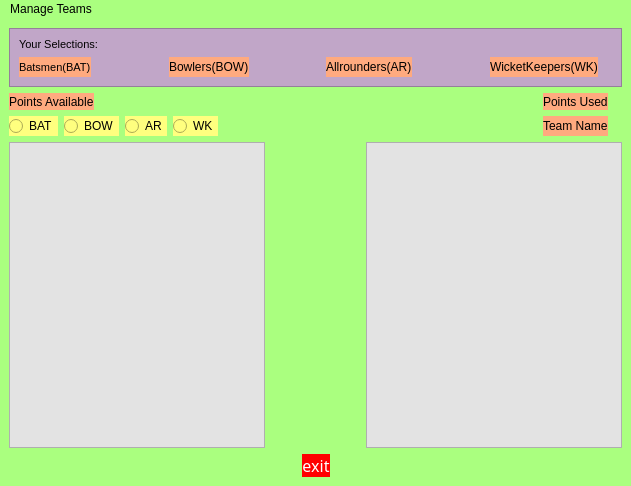
<?xml version="1.0" encoding="UTF-8"?>
<ui version="4.0">
 <class>GameplayWindow</class>
 <widget class="QMainWindow" name="GameplayWindow">
  <property name="windowModality">
   <enum>Qt::NonModal</enum>
  </property>
  <property name="geometry">
   <rect>
    <x>0</x>
    <y>0</y>
    <width>631</width>
    <height>486</height>
   </rect>
  </property>
  <property name="font">
   <font>
    <pointsize>10</pointsize>
    <weight>75</weight>
    <bold>true</bold>
   </font>
  </property>
  <property name="windowTitle">
   <string>GAMEPLAY</string>
  </property>
  <property name="windowIcon">
   <iconset>
    <normaloff>../virat-kohli.webp</normaloff>../virat-kohli.webp</iconset>
  </property>
  <property name="autoFillBackground">
   <bool>false</bool>
  </property>
  <property name="styleSheet">
   <string notr="true">BACKGROUND-COLOR:rgb(170, 255, 127);
</string>
  </property>
  <property name="unifiedTitleAndToolBarOnMac">
   <bool>false</bool>
  </property>
  <widget class="QWidget" name="centralwidget">
   <layout class="QVBoxLayout" name="verticalLayout_2">
    <item>
     <widget class="QFrame" name="selectionframe">
      <property name="font">
       <font>
        <pointsize>10</pointsize>
        <weight>75</weight>
        <bold>true</bold>
       </font>
      </property>
      <property name="styleSheet">
       <string notr="true">BACKGROUND-COLOR:rgb(193, 166, 200);
</string>
      </property>
      <property name="frameShape">
       <enum>QFrame::StyledPanel</enum>
      </property>
      <property name="frameShadow">
       <enum>QFrame::Raised</enum>
      </property>
      <layout class="QVBoxLayout" name="verticalLayout">
       <item>
        <widget class="QLabel" name="Yourselection_label">
         <property name="font">
          <font>
           <family>MS Shell Dlg 2</family>
           <pointsize>8</pointsize>
           <weight>9</weight>
           <italic>false</italic>
           <bold>false</bold>
          </font>
         </property>
         <property name="styleSheet">
          <string notr="true">font: 75 8pt &quot;MS Shell Dlg 2&quot;;</string>
         </property>
         <property name="text">
          <string>Your Selections:</string>
         </property>
        </widget>
       </item>
       <item>
        <layout class="QHBoxLayout" name="horizontalLayout">
         <item>
          <widget class="QLabel" name="bat_label">
           <property name="font">
            <font>
             <family>MS Shell Dlg 2</family>
             <pointsize>8</pointsize>
             <weight>9</weight>
             <italic>false</italic>
             <bold>false</bold>
            </font>
           </property>
           <property name="styleSheet">
            <string notr="true">font: 75 8pt &quot;MS Shell Dlg 2&quot;;
BACKGROUND-COLOR:rgb(255, 170, 127);</string>
           </property>
           <property name="text">
            <string>Batsmen(BAT)</string>
           </property>
          </widget>
         </item>
         <item>
          <widget class="QLabel" name="batsmanlabel">
           <property name="font">
            <font>
             <pointsize>10</pointsize>
             <weight>75</weight>
             <bold>true</bold>
            </font>
           </property>
           <property name="text">
            <string/>
           </property>
          </widget>
         </item>
         <item>
          <spacer name="horizontalSpacer_8">
           <property name="orientation">
            <enum>Qt::Horizontal</enum>
           </property>
           <property name="sizeHint" stdset="0">
            <size>
             <width>17</width>
             <height>20</height>
            </size>
           </property>
          </spacer>
         </item>
         <item>
          <widget class="QLabel" name="bow_label">
           <property name="styleSheet">
            <string notr="true">BACKGROUND-COLOR:rgb(255, 170, 127);</string>
           </property>
           <property name="text">
            <string>Bowlers(BOW)</string>
           </property>
          </widget>
         </item>
         <item>
          <widget class="QLabel" name="bowlerlabel">
           <property name="font">
            <font>
             <pointsize>10</pointsize>
             <weight>75</weight>
             <bold>true</bold>
            </font>
           </property>
           <property name="text">
            <string/>
           </property>
          </widget>
         </item>
         <item>
          <spacer name="horizontalSpacer_3">
           <property name="orientation">
            <enum>Qt::Horizontal</enum>
           </property>
           <property name="sizeHint" stdset="0">
            <size>
             <width>17</width>
             <height>20</height>
            </size>
           </property>
          </spacer>
         </item>
         <item>
          <widget class="QLabel" name="ar_label">
           <property name="styleSheet">
            <string notr="true">BACKGROUND-COLOR:rgb(255, 170, 127);</string>
           </property>
           <property name="text">
            <string>Allrounders(AR)</string>
           </property>
          </widget>
         </item>
         <item>
          <widget class="QLabel" name="allrounderlabel">
           <property name="font">
            <font>
             <pointsize>10</pointsize>
             <weight>75</weight>
             <bold>true</bold>
            </font>
           </property>
           <property name="text">
            <string/>
           </property>
          </widget>
         </item>
         <item>
          <spacer name="horizontalSpacer_2">
           <property name="orientation">
            <enum>Qt::Horizontal</enum>
           </property>
           <property name="sizeHint" stdset="0">
            <size>
             <width>17</width>
             <height>20</height>
            </size>
           </property>
          </spacer>
         </item>
         <item>
          <widget class="QLabel" name="wk_label">
           <property name="styleSheet">
            <string notr="true">BACKGROUND-COLOR:rgb(255, 170, 127);</string>
           </property>
           <property name="text">
            <string>WicketKeepers(WK)</string>
           </property>
          </widget>
         </item>
         <item>
          <widget class="QLabel" name="wicketkeeperlabel">
           <property name="font">
            <font>
             <pointsize>10</pointsize>
             <weight>75</weight>
             <bold>true</bold>
            </font>
           </property>
           <property name="text">
            <string/>
           </property>
          </widget>
         </item>
        </layout>
       </item>
      </layout>
     </widget>
    </item>
    <item>
     <layout class="QHBoxLayout" name="horizontalLayout_2">
      <item>
       <widget class="QLabel" name="pointsavail_label">
        <property name="styleSheet">
         <string notr="true">BACKGROUND-COLOR:rgb(255, 170, 127);</string>
        </property>
        <property name="text">
         <string>Points Available</string>
        </property>
       </widget>
      </item>
      <item>
       <widget class="QLabel" name="palabel">
        <property name="font">
         <font>
          <pointsize>10</pointsize>
          <weight>75</weight>
          <bold>true</bold>
         </font>
        </property>
        <property name="text">
         <string/>
        </property>
       </widget>
      </item>
      <item>
       <spacer name="horizontalSpacer">
        <property name="orientation">
         <enum>Qt::Horizontal</enum>
        </property>
        <property name="sizeHint" stdset="0">
         <size>
          <width>188</width>
          <height>17</height>
         </size>
        </property>
       </spacer>
      </item>
      <item>
       <widget class="QLabel" name="pointsused_label">
        <property name="styleSheet">
         <string notr="true">BACKGROUND-COLOR:rgb(255, 170, 127);
</string>
        </property>
        <property name="text">
         <string>Points Used</string>
        </property>
       </widget>
      </item>
      <item>
       <widget class="QLabel" name="pulabel">
        <property name="font">
         <font>
          <pointsize>10</pointsize>
          <weight>75</weight>
          <bold>true</bold>
         </font>
        </property>
        <property name="text">
         <string/>
        </property>
       </widget>
      </item>
     </layout>
    </item>
    <item>
     <layout class="QHBoxLayout" name="horizontalLayout_3">
      <item>
       <widget class="QRadioButton" name="bat_radioButton">
        <property name="styleSheet">
         <string notr="true">background-color:rgb(255, 255, 127);</string>
        </property>
        <property name="text">
         <string>BAT</string>
        </property>
       </widget>
      </item>
      <item>
       <widget class="QRadioButton" name="bow_radioButton">
        <property name="styleSheet">
         <string notr="true">background-color:rgb(255, 255, 127);
</string>
        </property>
        <property name="text">
         <string>BOW</string>
        </property>
       </widget>
      </item>
      <item>
       <widget class="QRadioButton" name="ar_radioButton">
        <property name="styleSheet">
         <string notr="true">background-color:rgb(255, 255, 127);</string>
        </property>
        <property name="text">
         <string>AR</string>
        </property>
       </widget>
      </item>
      <item>
       <widget class="QRadioButton" name="wk_radioButton">
        <property name="styleSheet">
         <string notr="true">background-color:rgb(255, 255, 127);</string>
        </property>
        <property name="text">
         <string>WK</string>
        </property>
       </widget>
      </item>
      <item>
       <spacer name="horizontalSpacer_4">
        <property name="orientation">
         <enum>Qt::Horizontal</enum>
        </property>
        <property name="sizeHint" stdset="0">
         <size>
          <width>158</width>
          <height>20</height>
         </size>
        </property>
       </spacer>
      </item>
      <item>
       <widget class="QLabel" name="teamname_label">
        <property name="styleSheet">
         <string notr="true">BACKGROUND-COLOR:rgb(255, 170, 127);</string>
        </property>
        <property name="text">
         <string>Team Name</string>
        </property>
       </widget>
      </item>
      <item>
       <widget class="QLabel" name="tnlabel">
        <property name="font">
         <font>
          <pointsize>10</pointsize>
          <weight>75</weight>
          <bold>true</bold>
         </font>
        </property>
        <property name="text">
         <string/>
        </property>
       </widget>
      </item>
     </layout>
    </item>
    <item>
     <layout class="QGridLayout" name="gridLayout">
      <item row="0" column="1">
       <spacer name="horizontalSpacer_5">
        <property name="orientation">
         <enum>Qt::Horizontal</enum>
        </property>
        <property name="sizeHint" stdset="0">
         <size>
          <width>48</width>
          <height>68</height>
         </size>
        </property>
       </spacer>
      </item>
      <item row="0" column="2">
       <widget class="QListView" name="used_listView">
        <property name="styleSheet">
         <string notr="true">BACKGROUND-COLOR:rgb(227, 227, 227)
;</string>
        </property>
       </widget>
      </item>
      <item row="0" column="0">
       <widget class="QListView" name="availabe_listView">
        <property name="styleSheet">
         <string notr="true">BACKGROUND-COLOR:rgb(227, 227, 227);</string>
        </property>
       </widget>
      </item>
     </layout>
    </item>
    <item>
     <layout class="QHBoxLayout" name="horizontalLayout_9">
      <item>
       <spacer name="horizontalSpacer_6">
        <property name="orientation">
         <enum>Qt::Horizontal</enum>
        </property>
        <property name="sizeHint" stdset="0">
         <size>
          <width>228</width>
          <height>20</height>
         </size>
        </property>
       </spacer>
      </item>
      <item>
       <widget class="QPushButton" name="exit_Button">
        <property name="font">
         <font>
          <family>Tw Cen MT Condensed Extra Bold</family>
          <pointsize>12</pointsize>
          <weight>50</weight>
          <italic>false</italic>
          <bold>false</bold>
         </font>
        </property>
        <property name="cursor">
         <cursorShape>PointingHandCursor</cursorShape>
        </property>
        <property name="focusPolicy">
         <enum>Qt::TabFocus</enum>
        </property>
        <property name="autoFillBackground">
         <bool>false</bool>
        </property>
        <property name="styleSheet">
         <string notr="true">background-color:rgb(255, 0,0);
color:white;
border:outset;
font: 12pt &quot;Tw Cen MT Condensed Extra Bold&quot;;
</string>
        </property>
        <property name="text">
         <string>exit</string>
        </property>
        <property name="icon">
         <iconset>
          <normaloff>../ms-dhoni.webp</normaloff>../ms-dhoni.webp</iconset>
        </property>
        <property name="shortcut">
         <string>Return</string>
        </property>
        <property name="autoDefault">
         <bool>false</bool>
        </property>
        <property name="default">
         <bool>false</bool>
        </property>
        <property name="flat">
         <bool>false</bool>
        </property>
       </widget>
      </item>
      <item>
       <spacer name="horizontalSpacer_7">
        <property name="orientation">
         <enum>Qt::Horizontal</enum>
        </property>
        <property name="sizeHint" stdset="0">
         <size>
          <width>228</width>
          <height>20</height>
         </size>
        </property>
       </spacer>
      </item>
     </layout>
    </item>
   </layout>
   <zorder>selectionframe</zorder>
   <zorder></zorder>
   <zorder>bat_label</zorder>
   <zorder>batsmanlabel</zorder>
   <zorder>bow_label</zorder>
   <zorder>bowlerlabel</zorder>
   <zorder>ar_label</zorder>
   <zorder>allrounderlabel</zorder>
   <zorder>wk_label</zorder>
   <zorder>wicketkeeperlabel</zorder>
   <zorder>horizontalSpacer_2</zorder>
   <zorder>horizontalSpacer_3</zorder>
   <zorder>horizontalSpacer_8</zorder>
   <zorder>palabel</zorder>
   <zorder>pulabel</zorder>
   <zorder>tnlabel</zorder>
   <zorder>bat_label</zorder>
   <zorder>horizontalSpacer_8</zorder>
   <zorder>batsmanlabel</zorder>
   <zorder>bow_label</zorder>
   <zorder>bowlerlabel</zorder>
   <zorder>horizontalSpacer_3</zorder>
   <zorder>ar_label</zorder>
   <zorder>horizontalSpacer_2</zorder>
   <zorder>allrounderlabel</zorder>
   <zorder>wk_label</zorder>
   <zorder>wicketkeeperlabel</zorder>
  </widget>
  <widget class="QMenuBar" name="menubar">
   <property name="geometry">
    <rect>
     <x>0</x>
     <y>0</y>
     <width>631</width>
     <height>21</height>
    </rect>
   </property>
   <widget class="QMenu" name="menuManage_Teams">
    <property name="font">
     <font>
      <pointsize>10</pointsize>
      <weight>75</weight>
      <bold>true</bold>
     </font>
    </property>
    <property name="styleSheet">
     <string notr="true">BACKGROUND-COLOR:rgb(255, 170, 0);
colo:rrgb(255, 255, 127);</string>
    </property>
    <property name="title">
     <string>Manage Teams</string>
    </property>
    <addaction name="actionNEW_TEAM"/>
    <addaction name="actionSAVE_TEAM"/>
    <addaction name="separator"/>
    <addaction name="actionOPEN_TEAM"/>
    <addaction name="actionEVALUATE_TEAM"/>
   </widget>
   <addaction name="menuManage_Teams"/>
  </widget>
  <action name="actionNEW_TEAM">
   <property name="text">
    <string>NEW TEAM</string>
   </property>
  </action>
  <action name="actionSAVE_TEAM">
   <property name="text">
    <string>SAVE TEAM</string>
   </property>
  </action>
  <action name="actionOPEN_TEAM">
   <property name="text">
    <string>OPEN TEAM</string>
   </property>
  </action>
  <action name="actionEVALUATE_TEAM">
   <property name="text">
    <string>EVALUATE TEAM</string>
   </property>
  </action>
 </widget>
 <resources/>
 <connections/>
</ui>
